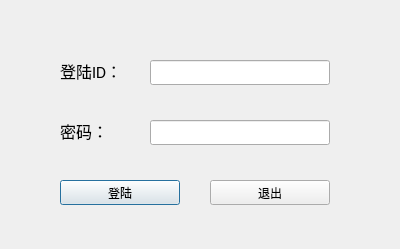
<?xml version="1.0" encoding="UTF-8"?>
<ui version="4.0">
 <class>LoginDialog</class>
 <widget class="QDialog" name="LoginDialog">
  <property name="geometry">
   <rect>
    <x>0</x>
    <y>0</y>
    <width>400</width>
    <height>249</height>
   </rect>
  </property>
  <property name="windowTitle">
   <string>登陆</string>
  </property>
  <property name="windowIcon">
   <iconset resource="icon.qrc">
    <normaloff>:/icon/manager.png</normaloff>:/icon/manager.png</iconset>
  </property>
  <widget class="QLabel" name="loginNamelabel">
   <property name="geometry">
    <rect>
     <x>60</x>
     <y>60</y>
     <width>71</width>
     <height>21</height>
    </rect>
   </property>
   <property name="font">
    <font>
     <family>Calibri</family>
     <pointsize>12</pointsize>
     <weight>50</weight>
     <bold>false</bold>
    </font>
   </property>
   <property name="text">
    <string>登陆ID：</string>
   </property>
  </widget>
  <widget class="QLabel" name="loginPasswdLable">
   <property name="geometry">
    <rect>
     <x>60</x>
     <y>120</y>
     <width>71</width>
     <height>21</height>
    </rect>
   </property>
   <property name="font">
    <font>
     <family>Calibri</family>
     <pointsize>12</pointsize>
     <weight>50</weight>
     <bold>false</bold>
    </font>
   </property>
   <property name="text">
    <string>密码：</string>
   </property>
  </widget>
  <widget class="QLineEdit" name="loginNameLineEdit">
   <property name="geometry">
    <rect>
     <x>150</x>
     <y>60</y>
     <width>180</width>
     <height>25</height>
    </rect>
   </property>
   <property name="sizePolicy">
    <sizepolicy hsizetype="Expanding" vsizetype="Fixed">
     <horstretch>180</horstretch>
     <verstretch>25</verstretch>
    </sizepolicy>
   </property>
   <property name="font">
    <font>
     <family>Calibri</family>
     <pointsize>14</pointsize>
    </font>
   </property>
  </widget>
  <widget class="QLineEdit" name="loginPasswdLineEdit">
   <property name="enabled">
    <bool>true</bool>
   </property>
   <property name="geometry">
    <rect>
     <x>150</x>
     <y>120</y>
     <width>180</width>
     <height>25</height>
    </rect>
   </property>
   <property name="minimumSize">
    <size>
     <width>180</width>
     <height>25</height>
    </size>
   </property>
   <property name="font">
    <font>
     <family>Calibri</family>
     <pointsize>14</pointsize>
    </font>
   </property>
   <property name="inputMask">
    <string/>
   </property>
   <property name="echoMode">
    <enum>QLineEdit::Password</enum>
   </property>
  </widget>
  <widget class="QPushButton" name="loginButton">
   <property name="geometry">
    <rect>
     <x>60</x>
     <y>180</y>
     <width>120</width>
     <height>25</height>
    </rect>
   </property>
   <property name="minimumSize">
    <size>
     <width>120</width>
     <height>25</height>
    </size>
   </property>
   <property name="text">
    <string>登陆</string>
   </property>
  </widget>
  <widget class="QPushButton" name="exitLoginButton">
   <property name="geometry">
    <rect>
     <x>210</x>
     <y>180</y>
     <width>120</width>
     <height>25</height>
    </rect>
   </property>
   <property name="minimumSize">
    <size>
     <width>120</width>
     <height>25</height>
    </size>
   </property>
   <property name="text">
    <string>退出</string>
   </property>
  </widget>
 </widget>
 <resources>
  <include location="icon.qrc"/>
 </resources>
 <connections>
  <connection>
   <sender>exitLoginButton</sender>
   <signal>clicked()</signal>
   <receiver>LoginDialog</receiver>
   <slot>close()</slot>
   <hints>
    <hint type="sourcelabel">
     <x>267</x>
     <y>251</y>
    </hint>
    <hint type="destinationlabel">
     <x>199</x>
     <y>149</y>
    </hint>
   </hints>
  </connection>
 </connections>
</ui>
